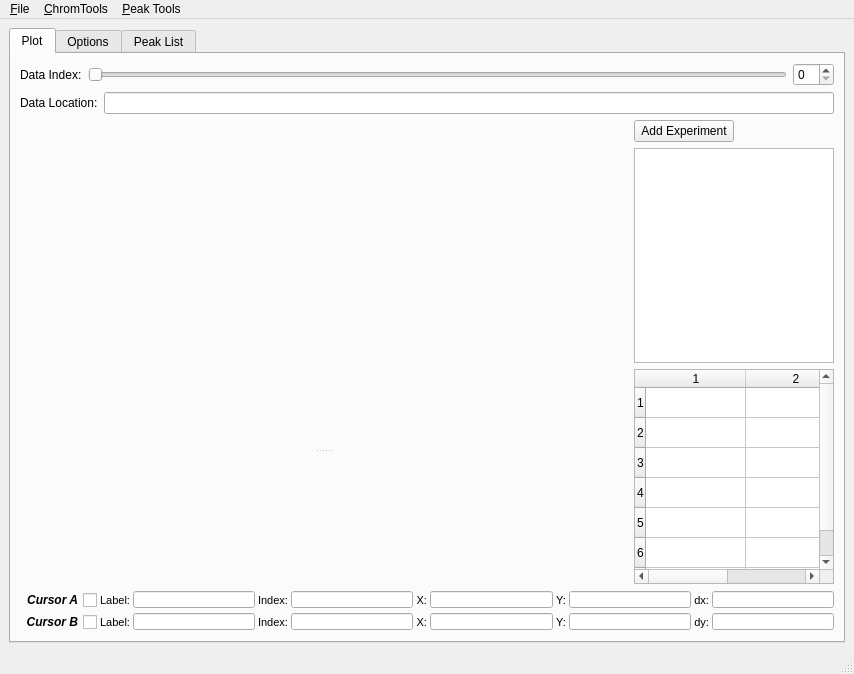
<ui version="4.0" >
 <class>MainWindow</class>
 <widget class="QMainWindow" name="MainWindow" >
  <property name="geometry" >
   <rect>
    <x>0</x>
    <y>0</y>
    <width>793</width>
    <height>674</height>
   </rect>
  </property>
  <property name="windowTitle" >
   <string>GeeCee</string>
  </property>
  <property name="windowIcon" >
   <iconset resource="icons.qrc" >:/new/prefix1/Retro Mario World_32.png</iconset>
  </property>
  <property name="layoutDirection" >
   <enum>Qt::LeftToRight</enum>
  </property>
  <widget class="QWidget" name="centralwidget" >
   <layout class="QHBoxLayout" >
    <item>
     <widget class="QTabWidget" name="tabWidget" >
      <property name="currentIndex" >
       <number>0</number>
      </property>
      <widget class="QWidget" name="plotTab" >
       <attribute name="title" >
        <string>Plot</string>
       </attribute>
       <layout class="QGridLayout" >
        <item row="0" column="0" >
         <layout class="QHBoxLayout" >
          <item>
           <widget class="QLabel" name="label" >
            <property name="text" >
             <string>Data Index:</string>
            </property>
           </widget>
          </item>
          <item>
           <widget class="QSlider" name="indexHSlider" >
            <property name="orientation" >
             <enum>Qt::Horizontal</enum>
            </property>
           </widget>
          </item>
          <item>
           <widget class="QSpinBox" name="indexSpinBox" />
          </item>
         </layout>
        </item>
        <item row="1" column="0" >
         <layout class="QHBoxLayout" >
          <item>
           <widget class="QLabel" name="label_2" >
            <property name="text" >
             <string>Data Location:</string>
            </property>
           </widget>
          </item>
          <item>
           <widget class="QLineEdit" name="specNameEdit" >
            <property name="readOnly" >
             <bool>true</bool>
            </property>
           </widget>
          </item>
         </layout>
        </item>
        <item row="2" column="0" >
         <layout class="QHBoxLayout" >
          <item>
           <widget class="QSplitter" name="splitter" >
            <property name="orientation" >
             <enum>Qt::Vertical</enum>
            </property>
            <widget class="MPL_Image_Widget" native="1" name="plotWidget" >
             <property name="sizePolicy" >
              <sizepolicy vsizetype="Expanding" hsizetype="Maximum" >
               <horstretch>0</horstretch>
               <verstretch>0</verstretch>
              </sizepolicy>
             </property>
             <property name="minimumSize" >
              <size>
               <width>500</width>
               <height>250</height>
              </size>
             </property>
            </widget>
            <widget class="MPL_Chrom_Widget" native="1" name="plotWidget2" >
             <property name="sizePolicy" >
              <sizepolicy vsizetype="Expanding" hsizetype="Maximum" >
               <horstretch>0</horstretch>
               <verstretch>0</verstretch>
              </sizepolicy>
             </property>
             <property name="minimumSize" >
              <size>
               <width>500</width>
               <height>100</height>
              </size>
             </property>
            </widget>
           </widget>
          </item>
          <item>
           <layout class="QVBoxLayout" >
            <item>
             <widget class="QPushButton" name="addFileBtn" >
              <property name="maximumSize" >
               <size>
                <width>100</width>
                <height>16777215</height>
               </size>
              </property>
              <property name="layoutDirection" >
               <enum>Qt::LeftToRight</enum>
              </property>
              <property name="text" >
               <string>Add Experiment</string>
              </property>
             </widget>
            </item>
            <item>
             <widget class="QListWidget" name="listWidget" >
              <property name="sizePolicy" >
               <sizepolicy vsizetype="Minimum" hsizetype="Minimum" >
                <horstretch>0</horstretch>
                <verstretch>0</verstretch>
               </sizepolicy>
              </property>
              <property name="minimumSize" >
               <size>
                <width>100</width>
                <height>0</height>
               </size>
              </property>
              <property name="maximumSize" >
               <size>
                <width>200</width>
                <height>16777215</height>
               </size>
              </property>
              <property name="baseSize" >
               <size>
                <width>100</width>
                <height>250</height>
               </size>
              </property>
              <property name="layoutDirection" >
               <enum>Qt::LeftToRight</enum>
              </property>
             </widget>
            </item>
            <item>
             <widget class="QTableWidget" name="tableWidget" >
              <property name="sizePolicy" >
               <sizepolicy vsizetype="Preferred" hsizetype="Preferred" >
                <horstretch>0</horstretch>
                <verstretch>0</verstretch>
               </sizepolicy>
              </property>
              <property name="maximumSize" >
               <size>
                <width>200</width>
                <height>16777215</height>
               </size>
              </property>
              <property name="layoutDirection" >
               <enum>Qt::LeftToRight</enum>
              </property>
              <property name="rowCount" >
               <number>7</number>
              </property>
              <property name="columnCount" >
               <number>2</number>
              </property>
              <row/>
              <row/>
              <row/>
              <row/>
              <row/>
              <row/>
              <row/>
              <column/>
              <column/>
             </widget>
            </item>
           </layout>
          </item>
         </layout>
        </item>
        <item row="3" column="0" >
         <layout class="QGridLayout" >
          <property name="horizontalSpacing" >
           <number>3</number>
          </property>
          <property name="verticalSpacing" >
           <number>2</number>
          </property>
          <item row="0" column="3" >
           <widget class="QLineEdit" name="cALabelLE" >
            <property name="maximumSize" >
             <size>
              <width>16777215</width>
              <height>17</height>
             </size>
            </property>
            <property name="font" >
             <font>
              <pointsize>7</pointsize>
             </font>
            </property>
            <property name="readOnly" >
             <bool>true</bool>
            </property>
           </widget>
          </item>
          <item row="0" column="5" >
           <widget class="QLineEdit" name="cAIndexLE" >
            <property name="maximumSize" >
             <size>
              <width>16777215</width>
              <height>17</height>
             </size>
            </property>
            <property name="font" >
             <font>
              <pointsize>7</pointsize>
             </font>
            </property>
            <property name="text" >
             <string/>
            </property>
            <property name="readOnly" >
             <bool>true</bool>
            </property>
           </widget>
          </item>
          <item row="0" column="7" >
           <widget class="QLineEdit" name="cA_XLE" >
            <property name="maximumSize" >
             <size>
              <width>16777215</width>
              <height>17</height>
             </size>
            </property>
            <property name="font" >
             <font>
              <pointsize>7</pointsize>
             </font>
            </property>
            <property name="readOnly" >
             <bool>true</bool>
            </property>
           </widget>
          </item>
          <item row="0" column="9" >
           <widget class="QLineEdit" name="cA_YLE" >
            <property name="maximumSize" >
             <size>
              <width>16777215</width>
              <height>17</height>
             </size>
            </property>
            <property name="font" >
             <font>
              <pointsize>7</pointsize>
             </font>
            </property>
            <property name="readOnly" >
             <bool>true</bool>
            </property>
           </widget>
          </item>
          <item row="1" column="3" >
           <widget class="QLineEdit" name="cBLabelLE" >
            <property name="maximumSize" >
             <size>
              <width>16777215</width>
              <height>17</height>
             </size>
            </property>
            <property name="font" >
             <font>
              <pointsize>7</pointsize>
             </font>
            </property>
            <property name="readOnly" >
             <bool>true</bool>
            </property>
           </widget>
          </item>
          <item row="1" column="5" >
           <widget class="QLineEdit" name="cBIndexLE" >
            <property name="maximumSize" >
             <size>
              <width>16777215</width>
              <height>17</height>
             </size>
            </property>
            <property name="font" >
             <font>
              <pointsize>7</pointsize>
             </font>
            </property>
            <property name="readOnly" >
             <bool>true</bool>
            </property>
           </widget>
          </item>
          <item row="1" column="7" >
           <widget class="QLineEdit" name="cB_XLE" >
            <property name="maximumSize" >
             <size>
              <width>16777215</width>
              <height>17</height>
             </size>
            </property>
            <property name="font" >
             <font>
              <pointsize>7</pointsize>
             </font>
            </property>
            <property name="readOnly" >
             <bool>true</bool>
            </property>
           </widget>
          </item>
          <item row="1" column="9" >
           <widget class="QLineEdit" name="cB_YLE" >
            <property name="maximumSize" >
             <size>
              <width>16777215</width>
              <height>17</height>
             </size>
            </property>
            <property name="font" >
             <font>
              <pointsize>7</pointsize>
             </font>
            </property>
            <property name="readOnly" >
             <bool>true</bool>
            </property>
           </widget>
          </item>
          <item row="0" column="2" >
           <widget class="QLabel" name="label_4" >
            <property name="font" >
             <font>
              <pointsize>8</pointsize>
             </font>
            </property>
            <property name="text" >
             <string>Label:</string>
            </property>
            <property name="alignment" >
             <set>Qt::AlignRight|Qt::AlignTrailing|Qt::AlignVCenter</set>
            </property>
           </widget>
          </item>
          <item row="1" column="2" >
           <widget class="QLabel" name="label_5" >
            <property name="font" >
             <font>
              <pointsize>8</pointsize>
             </font>
            </property>
            <property name="text" >
             <string>Label:</string>
            </property>
            <property name="alignment" >
             <set>Qt::AlignRight|Qt::AlignTrailing|Qt::AlignVCenter</set>
            </property>
           </widget>
          </item>
          <item row="0" column="4" >
           <widget class="QLabel" name="label_6" >
            <property name="font" >
             <font>
              <pointsize>8</pointsize>
             </font>
            </property>
            <property name="text" >
             <string>Index:</string>
            </property>
            <property name="alignment" >
             <set>Qt::AlignRight|Qt::AlignTrailing|Qt::AlignVCenter</set>
            </property>
           </widget>
          </item>
          <item row="0" column="6" >
           <widget class="QLabel" name="label_7" >
            <property name="font" >
             <font>
              <pointsize>8</pointsize>
             </font>
            </property>
            <property name="text" >
             <string>X:</string>
            </property>
            <property name="alignment" >
             <set>Qt::AlignRight|Qt::AlignTrailing|Qt::AlignVCenter</set>
            </property>
           </widget>
          </item>
          <item row="0" column="8" >
           <widget class="QLabel" name="label_8" >
            <property name="font" >
             <font>
              <pointsize>8</pointsize>
             </font>
            </property>
            <property name="text" >
             <string>Y:</string>
            </property>
            <property name="alignment" >
             <set>Qt::AlignRight|Qt::AlignTrailing|Qt::AlignVCenter</set>
            </property>
           </widget>
          </item>
          <item row="1" column="4" >
           <widget class="QLabel" name="label_9" >
            <property name="font" >
             <font>
              <pointsize>8</pointsize>
             </font>
            </property>
            <property name="text" >
             <string>Index:</string>
            </property>
            <property name="alignment" >
             <set>Qt::AlignRight|Qt::AlignTrailing|Qt::AlignVCenter</set>
            </property>
           </widget>
          </item>
          <item row="1" column="6" >
           <widget class="QLabel" name="label_10" >
            <property name="font" >
             <font>
              <pointsize>8</pointsize>
             </font>
            </property>
            <property name="text" >
             <string>X:</string>
            </property>
            <property name="alignment" >
             <set>Qt::AlignRight|Qt::AlignTrailing|Qt::AlignVCenter</set>
            </property>
           </widget>
          </item>
          <item row="1" column="8" >
           <widget class="QLabel" name="label_11" >
            <property name="font" >
             <font>
              <pointsize>8</pointsize>
             </font>
            </property>
            <property name="text" >
             <string>Y:</string>
            </property>
            <property name="alignment" >
             <set>Qt::AlignRight|Qt::AlignTrailing|Qt::AlignVCenter</set>
            </property>
           </widget>
          </item>
          <item row="0" column="10" >
           <widget class="QLabel" name="label_12" >
            <property name="font" >
             <font>
              <pointsize>8</pointsize>
             </font>
            </property>
            <property name="text" >
             <string>dx:</string>
            </property>
            <property name="alignment" >
             <set>Qt::AlignRight|Qt::AlignTrailing|Qt::AlignVCenter</set>
            </property>
           </widget>
          </item>
          <item row="1" column="10" >
           <widget class="QLabel" name="label_13" >
            <property name="font" >
             <font>
              <pointsize>8</pointsize>
             </font>
            </property>
            <property name="text" >
             <string>dy:</string>
            </property>
            <property name="alignment" >
             <set>Qt::AlignRight|Qt::AlignTrailing|Qt::AlignVCenter</set>
            </property>
           </widget>
          </item>
          <item row="0" column="11" >
           <widget class="QLineEdit" name="dxLE" >
            <property name="maximumSize" >
             <size>
              <width>16777215</width>
              <height>17</height>
             </size>
            </property>
            <property name="font" >
             <font>
              <pointsize>7</pointsize>
             </font>
            </property>
            <property name="readOnly" >
             <bool>true</bool>
            </property>
           </widget>
          </item>
          <item row="1" column="11" >
           <widget class="QLineEdit" name="dyLE" >
            <property name="maximumSize" >
             <size>
              <width>16777215</width>
              <height>17</height>
             </size>
            </property>
            <property name="font" >
             <font>
              <pointsize>7</pointsize>
             </font>
            </property>
            <property name="readOnly" >
             <bool>true</bool>
            </property>
           </widget>
          </item>
          <item row="0" column="0" >
           <widget class="QCheckBox" name="cursACB" >
            <property name="font" >
             <font>
              <family>Arial</family>
              <pointsize>9</pointsize>
              <weight>75</weight>
              <italic>true</italic>
              <bold>true</bold>
             </font>
            </property>
            <property name="layoutDirection" >
             <enum>Qt::RightToLeft</enum>
            </property>
            <property name="text" >
             <string>Cursor A</string>
            </property>
           </widget>
          </item>
          <item row="1" column="0" >
           <widget class="QCheckBox" name="cursBCB" >
            <property name="font" >
             <font>
              <family>Arial</family>
              <pointsize>9</pointsize>
              <weight>75</weight>
              <italic>true</italic>
              <bold>true</bold>
             </font>
            </property>
            <property name="layoutDirection" >
             <enum>Qt::RightToLeft</enum>
            </property>
            <property name="text" >
             <string>Cursor B</string>
            </property>
           </widget>
          </item>
         </layout>
        </item>
       </layout>
      </widget>
      <widget class="QWidget" name="optionsTab" >
       <attribute name="title" >
        <string>Options</string>
       </attribute>
       <layout class="QGridLayout" >
        <item row="0" column="0" colspan="2" >
         <layout class="QGridLayout" >
          <item row="0" column="0" >
           <widget class="QCheckBox" name="plotPkListCB" >
            <property name="text" >
             <string>Plot Peak List</string>
            </property>
           </widget>
          </item>
          <item rowspan="2" row="0" column="2" >
           <layout class="QGridLayout" >
            <item row="0" column="0" >
             <layout class="QGridLayout" >
              <property name="horizontalSpacing" >
               <number>6</number>
              </property>
              <item row="0" column="0" >
               <widget class="QLabel" name="label_3" >
                <property name="maximumSize" >
                 <size>
                  <width>50</width>
                  <height>16777215</height>
                 </size>
                </property>
                <property name="text" >
                 <string>SIC m/z</string>
                </property>
               </widget>
              </item>
              <item row="0" column="1" >
               <widget class="QSpinBox" name="sicMZSB" >
                <property name="maximumSize" >
                 <size>
                  <width>75</width>
                  <height>16777215</height>
                 </size>
                </property>
                <property name="minimum" >
                 <number>1</number>
                </property>
                <property name="maximum" >
                 <number>400</number>
                </property>
               </widget>
              </item>
             </layout>
            </item>
            <item row="1" column="0" >
             <widget class="QPushButton" name="pltSICBtn" >
              <property name="maximumSize" >
               <size>
                <width>75</width>
                <height>16777215</height>
               </size>
              </property>
              <property name="text" >
               <string>Plot SIC</string>
              </property>
             </widget>
            </item>
            <item row="2" column="0" >
             <widget class="QPushButton" name="plotTICBtn" >
              <property name="maximumSize" >
               <size>
                <width>75</width>
                <height>16777215</height>
               </size>
              </property>
              <property name="text" >
               <string>Plot TIC</string>
              </property>
             </widget>
            </item>
            <item row="3" column="0" >
             <widget class="QPushButton" name="plotBPCBtn" >
              <property name="maximumSize" >
               <size>
                <width>75</width>
                <height>16777215</height>
               </size>
              </property>
              <property name="text" >
               <string>Plot BPC</string>
              </property>
             </widget>
            </item>
           </layout>
          </item>
          <item row="1" column="0" colspan="2" >
           <widget class="QCheckBox" name="dendroCB" >
            <property name="text" >
             <string>Show Peak Clustering Dendrogram</string>
            </property>
           </widget>
          </item>
          <item row="2" column="0" >
           <widget class="QCheckBox" name="topHatCB" >
            <property name="text" >
             <string>Use TopHat Filter</string>
            </property>
           </widget>
          </item>
          <item row="2" column="1" colspan="2" >
           <widget class="QCheckBox" name="plotLegendCB" >
            <property name="text" >
             <string>Plot Legend</string>
            </property>
            <property name="checked" >
             <bool>true</bool>
            </property>
           </widget>
          </item>
          <item row="0" column="1" >
           <layout class="QHBoxLayout" >
            <item>
             <widget class="QLabel" name="label_23" >
              <property name="text" >
               <string>Chromatogram Peak Style:</string>
              </property>
              <property name="alignment" >
               <set>Qt::AlignRight|Qt::AlignTrailing|Qt::AlignVCenter</set>
              </property>
             </widget>
            </item>
            <item>
             <widget class="QComboBox" name="chromStyleCB" />
            </item>
           </layout>
          </item>
         </layout>
        </item>
        <item row="0" column="2" >
         <widget class="QPushButton" name="loadDirBtn" >
          <property name="text" >
           <string>Load Directory</string>
          </property>
         </widget>
        </item>
        <item row="1" column="0" >
         <layout class="QGridLayout" >
          <item row="0" column="0" >
           <layout class="QHBoxLayout" >
            <item>
             <widget class="QLabel" name="label_20" >
              <property name="layoutDirection" >
               <enum>Qt::LeftToRight</enum>
              </property>
              <property name="text" >
               <string>Length of Current Spectrum:</string>
              </property>
              <property name="alignment" >
               <set>Qt::AlignRight|Qt::AlignTrailing|Qt::AlignVCenter</set>
              </property>
             </widget>
            </item>
            <item>
             <widget class="QSpinBox" name="specLengthSB" >
              <property name="readOnly" >
               <bool>true</bool>
              </property>
              <property name="buttonSymbols" >
               <enum>QAbstractSpinBox::UpDownArrows</enum>
              </property>
              <property name="prefix" >
               <string/>
              </property>
              <property name="maximum" >
               <number>1000000</number>
              </property>
              <property name="value" >
               <number>250000</number>
              </property>
             </widget>
            </item>
           </layout>
          </item>
          <item row="1" column="0" >
           <layout class="QHBoxLayout" >
            <item>
             <widget class="QLabel" name="label_19" >
              <property name="text" >
               <string>Number of Spectrum Segments:</string>
              </property>
              <property name="alignment" >
               <set>Qt::AlignRight|Qt::AlignTrailing|Qt::AlignVCenter</set>
              </property>
             </widget>
            </item>
            <item>
             <widget class="QSpinBox" name="numSegsSB" >
              <property name="maximum" >
               <number>1000000</number>
              </property>
              <property name="value" >
               <number>500</number>
              </property>
             </widget>
            </item>
           </layout>
          </item>
          <item row="2" column="0" >
           <layout class="QHBoxLayout" >
            <item>
             <widget class="QLabel" name="label_14" >
              <property name="text" >
               <string>Minimum Signal-to-Noise:</string>
              </property>
              <property name="alignment" >
               <set>Qt::AlignRight|Qt::AlignTrailing|Qt::AlignVCenter</set>
              </property>
             </widget>
            </item>
            <item>
             <widget class="QSpinBox" name="minSNRSB" >
              <property name="minimum" >
               <number>2</number>
              </property>
              <property name="maximum" >
               <number>250000</number>
              </property>
              <property name="value" >
               <number>3</number>
              </property>
             </widget>
            </item>
           </layout>
          </item>
          <item row="3" column="0" >
           <layout class="QHBoxLayout" >
            <item>
             <widget class="QLabel" name="label_15" >
              <property name="enabled" >
               <bool>false</bool>
              </property>
              <property name="text" >
               <string>Slope Threshold:</string>
              </property>
              <property name="alignment" >
               <set>Qt::AlignRight|Qt::AlignTrailing|Qt::AlignVCenter</set>
              </property>
             </widget>
            </item>
            <item>
             <widget class="QDoubleSpinBox" name="slopeThreshSB" >
              <property name="enabled" >
               <bool>false</bool>
              </property>
             </widget>
            </item>
           </layout>
          </item>
          <item row="4" column="0" >
           <layout class="QHBoxLayout" >
            <item>
             <widget class="QLabel" name="label_17" >
              <property name="text" >
               <string>Smoothing Kernel Length:</string>
              </property>
              <property name="alignment" >
               <set>Qt::AlignRight|Qt::AlignTrailing|Qt::AlignVCenter</set>
              </property>
             </widget>
            </item>
            <item>
             <widget class="QSpinBox" name="smthKernSB" >
              <property name="value" >
               <number>15</number>
              </property>
             </widget>
            </item>
           </layout>
          </item>
          <item row="5" column="0" >
           <layout class="QHBoxLayout" >
            <item>
             <widget class="QLabel" name="label_18" >
              <property name="text" >
               <string>Approximate Peak Width (in points):</string>
              </property>
              <property name="alignment" >
               <set>Qt::AlignRight|Qt::AlignTrailing|Qt::AlignVCenter</set>
              </property>
             </widget>
            </item>
            <item>
             <widget class="QSpinBox" name="peakWidthSB" >
              <property name="minimum" >
               <number>3</number>
              </property>
              <property name="maximum" >
               <number>200000</number>
              </property>
              <property name="value" >
               <number>25</number>
              </property>
             </widget>
            </item>
           </layout>
          </item>
          <item row="6" column="0" >
           <layout class="QHBoxLayout" >
            <item>
             <widget class="QCheckBox" name="showPickedPeaksCB" >
              <property name="text" >
               <string>Show Picked Peaks</string>
              </property>
              <property name="checked" >
               <bool>true</bool>
              </property>
             </widget>
            </item>
            <item>
             <widget class="QPushButton" name="fndPeaksBtn" >
              <property name="text" >
               <string>Find Peaks</string>
              </property>
             </widget>
            </item>
           </layout>
          </item>
          <item row="7" column="0" >
           <widget class="QPushButton" name="savePickedPeakBtn" >
            <property name="text" >
             <string>Save Picked Peaks</string>
            </property>
           </widget>
          </item>
         </layout>
        </item>
        <item row="1" column="1" colspan="2" >
         <layout class="QGridLayout" >
          <item row="0" column="0" >
           <layout class="QHBoxLayout" >
            <item>
             <widget class="QLabel" name="distanceLabel" >
              <property name="enabled" >
               <bool>false</bool>
              </property>
              <property name="text" >
               <string>Distance Threshold:</string>
              </property>
              <property name="alignment" >
               <set>Qt::AlignRight|Qt::AlignTrailing|Qt::AlignVCenter</set>
              </property>
             </widget>
            </item>
            <item>
             <widget class="QDoubleSpinBox" name="maxDistThreshSB" >
              <property name="enabled" >
               <bool>false</bool>
              </property>
              <property name="minimum" >
               <double>0.010000000000000</double>
              </property>
              <property name="value" >
               <double>10.000000000000000</double>
              </property>
             </widget>
            </item>
           </layout>
          </item>
          <item row="1" column="0" >
           <widget class="QCheckBox" name="calcThreshCB" >
            <property name="layoutDirection" >
             <enum>Qt::LeftToRight</enum>
            </property>
            <property name="text" >
             <string>Determine Distance Threshold by
 Cluster Tree Inconsistencies</string>
            </property>
            <property name="checked" >
             <bool>true</bool>
            </property>
           </widget>
          </item>
          <item row="2" column="0" >
           <layout class="QHBoxLayout" >
            <item>
             <widget class="QLabel" name="distCalMethLbl" >
              <property name="text" >
               <string>Distance Calculation Method:</string>
              </property>
              <property name="alignment" >
               <set>Qt::AlignRight|Qt::AlignTrailing|Qt::AlignVCenter</set>
              </property>
             </widget>
            </item>
            <item>
             <widget class="QComboBox" name="distMethodCB" />
            </item>
           </layout>
          </item>
          <item row="3" column="0" >
           <layout class="QHBoxLayout" >
            <item>
             <widget class="QLabel" name="clustTypeLbl" >
              <property name="layoutDirection" >
               <enum>Qt::LeftToRight</enum>
              </property>
              <property name="text" >
               <string>Clustering Type:</string>
              </property>
              <property name="alignment" >
               <set>Qt::AlignRight|Qt::AlignTrailing|Qt::AlignVCenter</set>
              </property>
             </widget>
            </item>
            <item>
             <widget class="QComboBox" name="clusterTypeCB" />
            </item>
           </layout>
          </item>
          <item row="4" column="0" >
           <widget class="QCheckBox" name="showDendroCB" >
            <property name="text" >
             <string>Show Clustered Dendrogram</string>
            </property>
            <property name="checked" >
             <bool>true</bool>
            </property>
           </widget>
          </item>
          <item row="5" column="0" >
           <layout class="QHBoxLayout" >
            <item>
             <widget class="QCheckBox" name="dbScanCB" >
              <property name="text" >
               <string>Use DBSCAN Clustering</string>
              </property>
             </widget>
            </item>
            <item>
             <widget class="QCheckBox" name="dbAutoCalcCB" >
              <property name="enabled" >
               <bool>false</bool>
              </property>
              <property name="text" >
               <string>Auto-Calculate Threshold</string>
              </property>
              <property name="checked" >
               <bool>true</bool>
              </property>
             </widget>
            </item>
            <item>
             <layout class="QHBoxLayout" >
              <item>
               <widget class="QLabel" name="denDistLbl" >
                <property name="enabled" >
                 <bool>false</bool>
                </property>
                <property name="text" >
                 <string>Density Distance Threshold:</string>
                </property>
                <property name="alignment" >
                 <set>Qt::AlignRight|Qt::AlignTrailing|Qt::AlignVCenter</set>
                </property>
               </widget>
              </item>
              <item>
               <widget class="QDoubleSpinBox" name="densityDistThreshSB" >
                <property name="enabled" >
                 <bool>false</bool>
                </property>
                <property name="minimum" >
                 <double>0.010000000000000</double>
                </property>
                <property name="value" >
                 <double>10.000000000000000</double>
                </property>
               </widget>
              </item>
             </layout>
            </item>
           </layout>
          </item>
          <item row="6" column="0" >
           <layout class="QHBoxLayout" >
            <item>
             <widget class="QLabel" name="denGrpNum" >
              <property name="enabled" >
               <bool>false</bool>
              </property>
              <property name="text" >
               <string>Minimum Number in a Group:</string>
              </property>
              <property name="alignment" >
               <set>Qt::AlignRight|Qt::AlignTrailing|Qt::AlignVCenter</set>
              </property>
             </widget>
            </item>
            <item>
             <widget class="QDoubleSpinBox" name="denGrpNumThresh" >
              <property name="enabled" >
               <bool>false</bool>
              </property>
              <property name="toolTip" >
               <string>Sets the minimum number of peaks in a group 
for the first pass of clustering.</string>
              </property>
              <property name="decimals" >
               <number>0</number>
              </property>
              <property name="minimum" >
               <double>1.000000000000000</double>
              </property>
              <property name="maximum" >
               <double>20000.000000000000000</double>
              </property>
              <property name="value" >
               <double>10.000000000000000</double>
              </property>
             </widget>
            </item>
           </layout>
          </item>
          <item row="7" column="0" >
           <widget class="QPushButton" name="clusterBtn" >
            <property name="text" >
             <string>Cluster Peaks</string>
            </property>
           </widget>
          </item>
         </layout>
        </item>
       </layout>
      </widget>
      <widget class="QWidget" name="pkListTab" >
       <attribute name="title" >
        <string>Peak List</string>
       </attribute>
       <layout class="QHBoxLayout" >
        <item>
         <widget class="CustomTable" name="tabPeakTable" />
        </item>
       </layout>
      </widget>
     </widget>
    </item>
   </layout>
  </widget>
  <widget class="QMenuBar" name="menubar" >
   <property name="geometry" >
    <rect>
     <x>0</x>
     <y>0</y>
     <width>793</width>
     <height>21</height>
    </rect>
   </property>
   <widget class="QMenu" name="menuTools" >
    <property name="title" >
     <string>&amp;ChromTools</string>
    </property>
    <addaction name="actionCursor_A" />
    <addaction name="actionCursor_B" />
    <addaction name="actionClear_Cursors" />
    <addaction name="separator" />
    <addaction name="actionLabel_Peak" />
    <addaction name="separator" />
    <addaction name="actionCopy_to_Clipboard" />
   </widget>
   <widget class="QMenu" name="menu_File" >
    <property name="title" >
     <string>&amp;File</string>
    </property>
    <addaction name="action_Open" />
   </widget>
   <widget class="QMenu" name="menu_Peak_Tools" >
    <property name="title" >
     <string>&amp;Peak Tools</string>
    </property>
    <addaction name="action_Find_Peaks" />
    <addaction name="actionSave_Peaks_to_CSV" />
    <addaction name="actionSave_Peaks_to_Data_File" />
    <addaction name="actionSave_Raw_Peaks_to_CSV" />
   </widget>
   <addaction name="menu_File" />
   <addaction name="menuTools" />
   <addaction name="menu_Peak_Tools" />
  </widget>
  <widget class="QStatusBar" name="statusbar" />
  <action name="action_Open" >
   <property name="text" >
    <string>&amp;Open</string>
   </property>
   <property name="shortcut" >
    <string>Ctrl+O</string>
   </property>
  </action>
  <action name="actionCursor_A" >
   <property name="text" >
    <string>Cursor A</string>
   </property>
  </action>
  <action name="actionCursor_B" >
   <property name="text" >
    <string>Cursor B</string>
   </property>
  </action>
  <action name="actionClear_Cursors" >
   <property name="text" >
    <string>Clear Cursors</string>
   </property>
  </action>
  <action name="actionLabel_Peak" >
   <property name="text" >
    <string>Label Peak</string>
   </property>
  </action>
  <action name="actionCopy_to_Clipboard" >
   <property name="text" >
    <string>Copy to Clipboard</string>
   </property>
  </action>
  <action name="action_Find_Peaks" >
   <property name="text" >
    <string>&amp;Find Peaks</string>
   </property>
   <property name="shortcut" >
    <string>Ctrl+F</string>
   </property>
  </action>
  <action name="actionSave_Peaks_to_CSV" >
   <property name="text" >
    <string>Save Peaks to CSV</string>
   </property>
  </action>
  <action name="actionSave_Peaks_to_Data_File" >
   <property name="text" >
    <string>Save Peaks to Data File</string>
   </property>
  </action>
  <action name="actionSave_Raw_Peaks_to_CSV" >
   <property name="text" >
    <string>Save Raw Peaks to CSV</string>
   </property>
  </action>
 </widget>
 <customwidgets>
  <customwidget>
   <class>MPL_Chrom_Widget</class>
   <extends>QWidget</extends>
   <header>mpl_chrom_widget</header>
   <container>1</container>
  </customwidget>
  <customwidget>
   <class>MPL_Image_Widget</class>
   <extends>QWidget</extends>
   <header>mpl_image_widget</header>
   <container>1</container>
  </customwidget>
  <customwidget>
   <class>CustomTable</class>
   <extends>QTableWidget</extends>
   <header>customTable</header>
  </customwidget>
 </customwidgets>
 <resources>
  <include location="icons.qrc" />
 </resources>
 <connections>
  <connection>
   <sender>indexHSlider</sender>
   <signal>valueChanged(int)</signal>
   <receiver>indexSpinBox</receiver>
   <slot>setValue(int)</slot>
   <hints>
    <hint type="sourcelabel" >
     <x>553</x>
     <y>64</y>
    </hint>
    <hint type="destinationlabel" >
     <x>601</x>
     <y>64</y>
    </hint>
   </hints>
  </connection>
  <connection>
   <sender>indexSpinBox</sender>
   <signal>valueChanged(int)</signal>
   <receiver>indexHSlider</receiver>
   <slot>setValue(int)</slot>
   <hints>
    <hint type="sourcelabel" >
     <x>601</x>
     <y>64</y>
    </hint>
    <hint type="destinationlabel" >
     <x>553</x>
     <y>64</y>
    </hint>
   </hints>
  </connection>
 </connections>
</ui>
